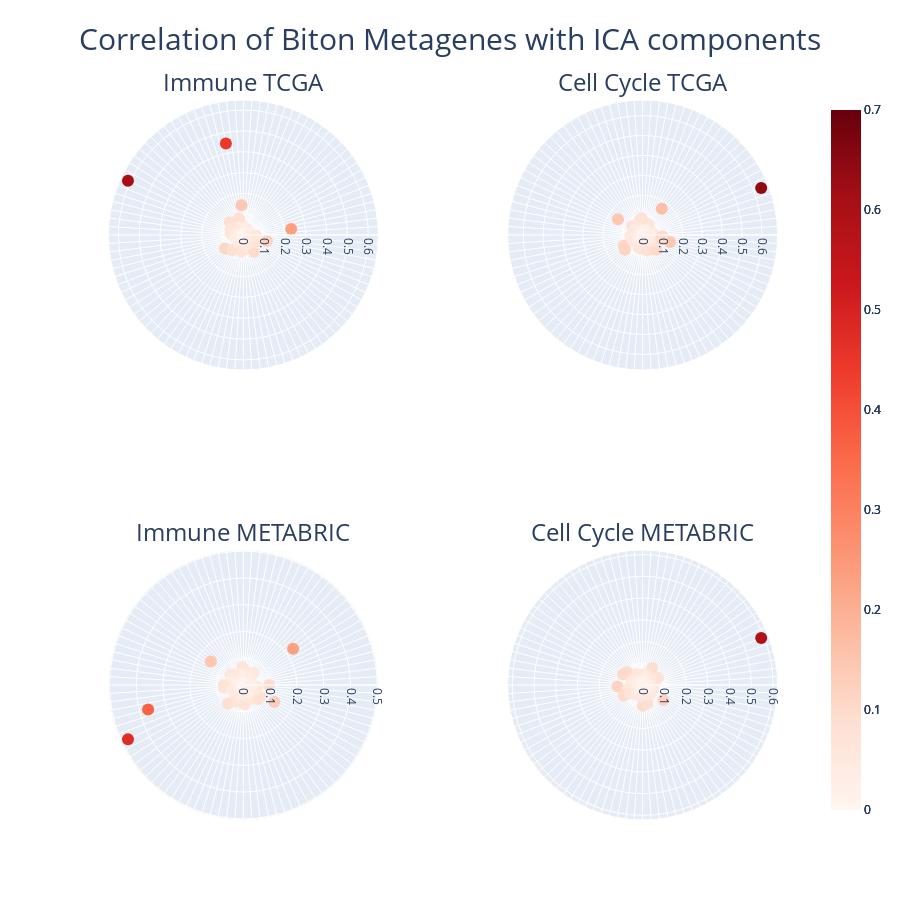

Write notebook code for a chart like this one.
### Markdown cell above
Plot correlations between Independent Components (IC) and Biton metagenes as Polar plots

### Code cell
figure = go.Figure()
figure = make_subplots(rows=2, cols=2, specs=[[{'type': 'polar'}]*2]*2,
                      subplot_titles=("Immune TCGA", "Cell Cycle TCGA",
                                      "Immune METABRIC", "Cell Cycle METABRIC"))

figure.add_trace(Plot_metagene_correlation(Biton_immun_metagene, tcga_immune_metagene_common_ind,
                          ICA_BRCA_TCGA, tcga_immune_ica_common_ind,
                         "Immune", "TCGA"), 1, 1)
figure.add_trace(Plot_metagene_correlation(Biton_cellcycle_metagene, tcga_cellcycle_metagene_common_ind,
                          ICA_BRCA_TCGA, tcga_cycle_ica_common_ind,
                         "Cell Cycle", "TCGA"), 1, 2)
figure.add_trace(Plot_metagene_correlation(Biton_immun_metagene, meta_immune_metagene_common_ind,
                          ICA_BRCA_METABRIC, meta_immune_ica_common_ind,
                         "Immune", "METABRIC"), 2, 1)
figure.add_trace(Plot_metagene_correlation(Biton_cellcycle_metagene, meta_cellcycle_metagene_common_ind,
                          ICA_BRCA_METABRIC, meta_cycle_ica_common_ind,
                         "Cell Cycle", "METABRIC"), 2, 2)
figure.update_traces(mode="markers")
figure.update_layout(
    polar=dict(angularaxis=dict(showticklabels=False),
              radialaxis=dict(tickangle=90)),
    polar2=dict(angularaxis=dict(showticklabels=False),
              radialaxis=dict(tickangle=90)),
    polar3=dict(angularaxis=dict(showticklabels=False),
              radialaxis=dict(tickangle=90)),
    polar4=dict(angularaxis=dict(showticklabels=False),
              radialaxis=dict(tickangle=90)),
    width=900, height=900,
    showlegend=False,
    title = dict(text='Correlation of Biton Metagenes with ICA components', x=0.5),
    title_font_size=30
    )
for f in figure['layout']['annotations']:
    f['font'] = dict(size=24)
figure.show()
